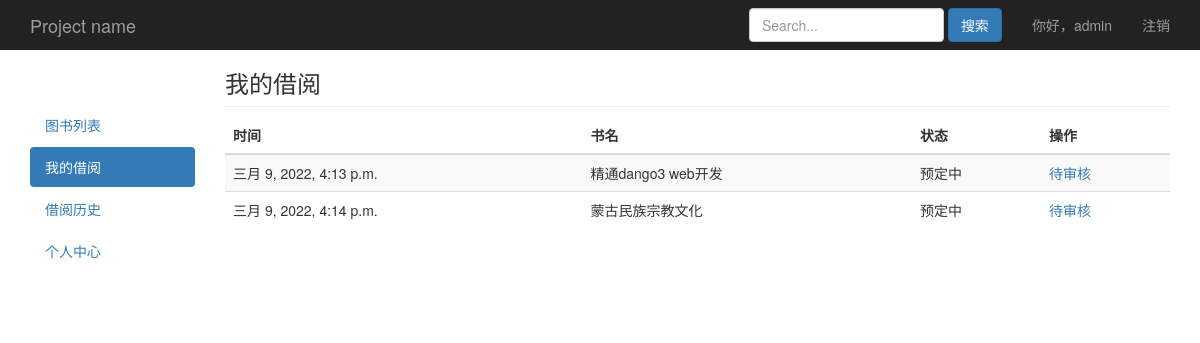
The app's page /book/myborrow/ (signed in), older data.
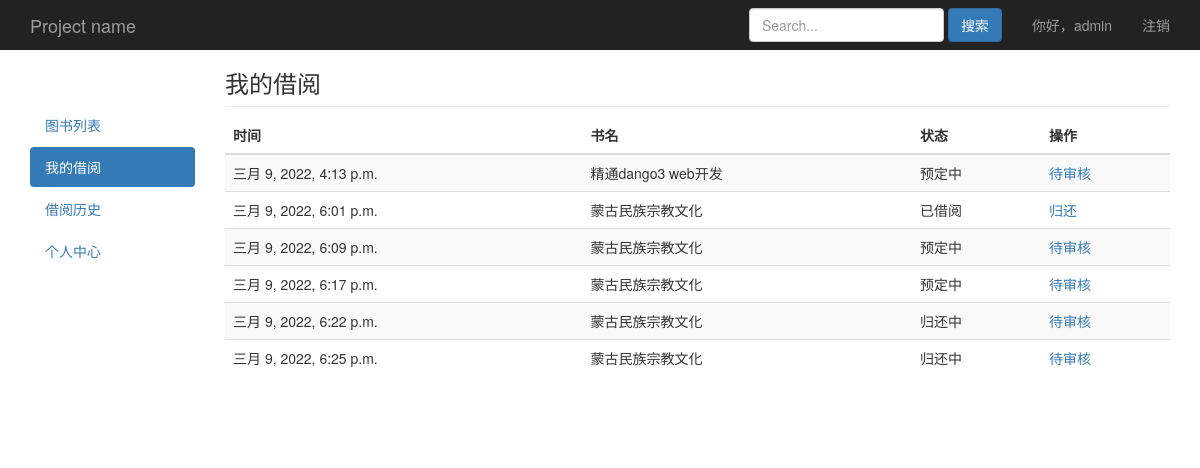
The same page, newer data.
### book/models.py (models this page shows)
class Record(models.Model):
    choice_status = (
        (1,'预定中'),
        (2,'已借阅'),
        (3,'归还中'),
        (4,'已归还'),
    )
    m_time = models.DateTimeField(auto_now=True,verbose_name='更新时间')
    username = models.ForeignKey(settings.AUTH_USER_MODEL,on_delete=models.CASCADE,related_name='log_username',verbose_name='用户')
    book = models.ForeignKey(Book,on_delete=models.CASCADE,related_name='log_book',verbose_name='书名')
    status = models.SmallIntegerField(choices=choice_status,verbose_name='状态')
    class Meta:
        verbose_name_plural = '借阅记录'

class Book(models.Model):
    name = models.CharField(max_length=30,blank=False,verbose_name='书名')
    category = models.ForeignKey(Category,on_delete=models.CASCADE,default='',blank=False,related_name='books_category',verbose_name='类别')
    author = models.CharField(max_length=30,null=True,blank=False,verbose_name='作者')
    publisher = models.CharField(max_length=30,null=True,blank=False,verbose_name='出版社')
    count = models.IntegerField(default=1,verbose_name='库存')
    img = models.ImageField(upload_to='book_img/%Y/%m/%d/',blank=True,null=True,default='book_img/default.jpg',verbose_name='书籍图片')
    content = models.TextField(null=True,blank=True,verbose_name='内容简介')
    create_time = models.DateTimeField(auto_now_add=True,verbose_name='入库时间')
    class Meta:
        verbose_name_plural = '图书列表'
    def __str__(self):
        return self.name

### book/views.py (the view)
# urls.py: path('book/myborrow/',views.book_myborrow,name='book_myborrow'),
@login_required
def book_myborrow(request):
	obj_record = Record.objects.filter(username=request.user,status__lt=4)
	paginator = Paginator(obj_record,10)
	page = request.GET.get('page')
	try:
		obj_record = paginator.page(page)
	except PageNotAnInteger:
		obj_record = paginator.page(1)
	except EmptyPage:
		obj_record = paginator.page(paginator.num_pages)
	return render(request,'book/myborrow.html',locals())

### book/models.py (called while the page is built)
    def __str__(self):
        return self.username

### book/templates/book/myborrow.html (shortened to what this page needs)
{% extends "book/base.html" %}
{% block nav %}
<ul class="nav nav-pills nav-stacked">
  <li ><a href="/">图书列表</a></li>
  <li class="active"><a href="/book/myborrow/">我的借阅<span class="sr-only">(current)</span></a></li>
  <li><a href="/book/borrowrecord/">借阅历史</a></li>
  <li><a href="/book/usercenter/">个人中心</a></li>
</ul>
{% endblock %}
{% block content %}
        <h3 class="sub-header">我的借阅</h3>
        <div class="table-responsive">
          <table class="table table-striped">
            <thead>
              <tr>
                <th>时间</th>
                <th>书名</th>
                <th>状态</th>
                <th>操作</th>
              </tr>
            </thead>
            <tbody>
              {% for field in obj_record %}
              <tr>
                <td>{{field.m_time}}</td>
                <td>{{field.book}}</td>
                <td>{{field.get_status_display}}</td>
                <td>
                    {% if field.status == 2 %}
                    <a href="/book/{{field.id}}/return/">归还</a>
                    {% else %}
                    <a>待审核</a>
                    </td>
                    {% endif %}
              </tr>
              {% endfor %}
            </tbody>
          </table>
        </div>
{% endblock %}

Row changes from the older to the newer data that the page shows:
changed Record: m_time "三月 9, 2022, 4:14 p.m." → "三月 9, 2022, 6:01 p.m."; status "预定中" → "已借阅"; status "待审核" → "归还"
added Record: m_time "三月 9, 2022, 6:09 p.m.", book "蒙古民族宗教文化", status "预定中", shows "待审核"
added Record: m_time "三月 9, 2022, 6:17 p.m.", book "蒙古民族宗教文化", status "预定中", shows "待审核"
added Record: m_time "三月 9, 2022, 6:22 p.m.", book "蒙古民族宗教文化", status "归还中", shows "待审核"
added Record: m_time "三月 9, 2022, 6:25 p.m.", book "蒙古民族宗教文化", status "归还中", shows "待审核"
